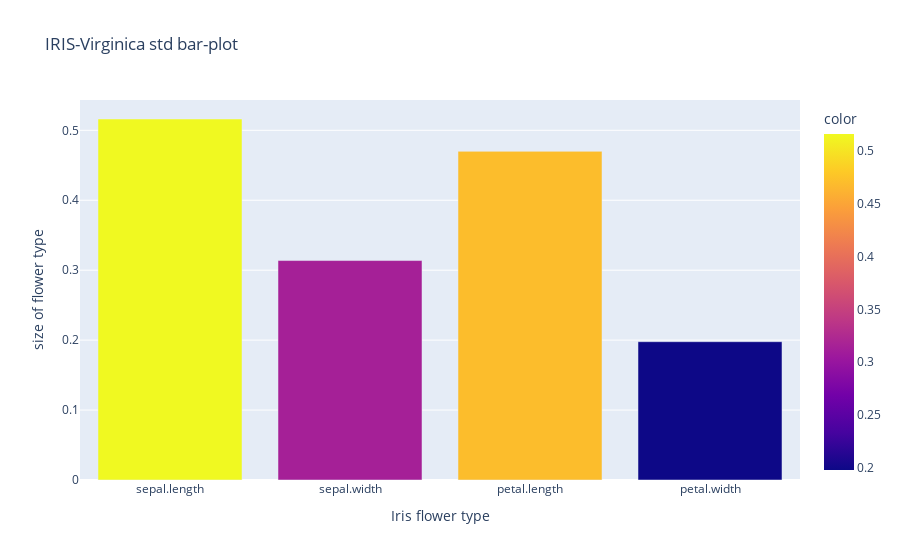

The code cell stored with this chart in its notebook:
### Code cell
fx = px.bar(x = df2.columns[:-1], y = df3.std(), color = df3.std(), title = "Virginica")
fx.update_layout(
    title='IRIS-Virginica std bar-plot',
    xaxis_title='Iris flower type',
    yaxis_title='size of flower type'
)
fx.show()

### Figure 1 — Plotly figure (JSON) as saved in the notebook; plotly's stock layout.template omitted (floating-point values rounded to 4 significant figures)
{"data": [{"alignmentgroup": "True", "hovertemplate": "x=%{x}<br>y=%{y}<br>color=%{marker.color}<extra></extra>", "legendgroup": "", "marker": {"color": [0.5162, 0.3138, 0.4699, 0.1978], "coloraxis": "coloraxis", "pattern": {"shape": ""}}, "name": "", "offsetgroup": "", "orientation": "v", "showlegend": false, "textposition": "auto", "type": "bar", "x": ["sepal.length", "sepal.width", "petal.length", "petal.width"], "xaxis": "x", "y": [0.5162, 0.3138, 0.4699, 0.1978], "yaxis": "y"}], "layout": {"barmode": "relative", "coloraxis": {"colorbar": {"title": {"text": "color"}}, "colorscale": [[0, "#0d0887"], [0.1111, "#46039f"], [0.2222, "#7201a8"], [0.3333, "#9c179e"], [0.4444, "#bd3786"], [0.5556, "#d8576b"], [0.6667, "#ed7953"], [0.7778, "#fb9f3a"], [0.8889, "#fdca26"], [1, "#f0f921"]]}, "legend": {"tracegroupgap": 0}, "title": {"text": "IRIS-Virginica std bar-plot"}, "xaxis": {"anchor": "y", "domain": [0, 1], "title": {"text": "Iris flower type"}}, "yaxis": {"anchor": "x", "domain": [0, 1], "title": {"text": "size of flower type"}}}}
